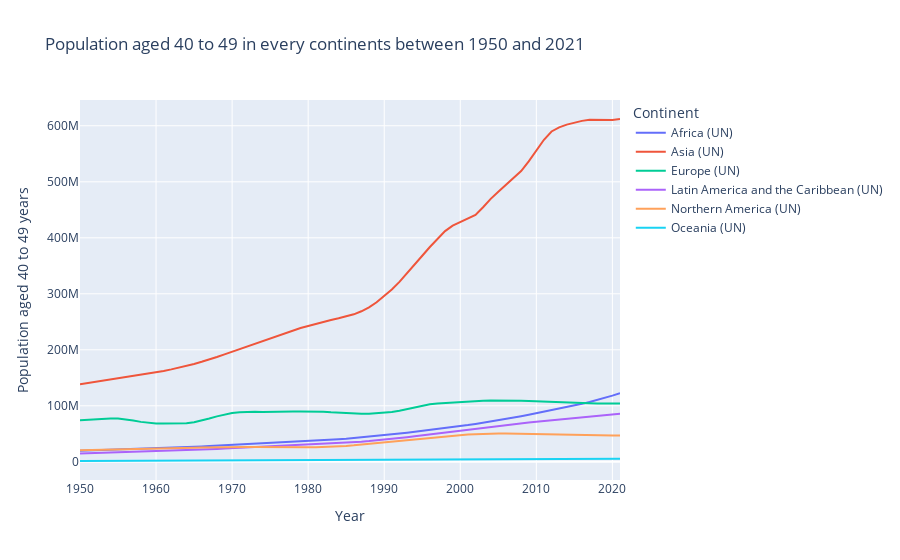

The notebook cell this image was saved under:
### Markdown cell above
## 2.8: Population aged 40 to 49 years

### Code cell
# Filter the DataFrame to select data related to Africa
africa_data = filtered_pop[filtered_pop['Continents and World'] == 'Africa (UN)']

# Filter the DataFrame to select data related to other continents
other_continents_data = filtered_pop[~filtered_pop['Continents and World'].isin(['Africa (UN)', 'World'])]

# Columns to include in the plot
columns_to_plot = ['Population aged 40 to 49 years']

# Concatenate Africa data with data from other continents
combined_data = pd.concat([africa_data, other_continents_data])

# Create an interactive line plot with multiple curves using Plotly Express
fig = px.line(combined_data, x='Year', y='Population aged 40 to 49 years', color='Continents and World', 
              title='Population aged 40 to 49 in every continents between 1950 and 2021', 
              labels={'value': 'Population', 'Year': 'Year', 'Continents and World': 'Continent'})

# Show the interactive line plot
fig.show()
